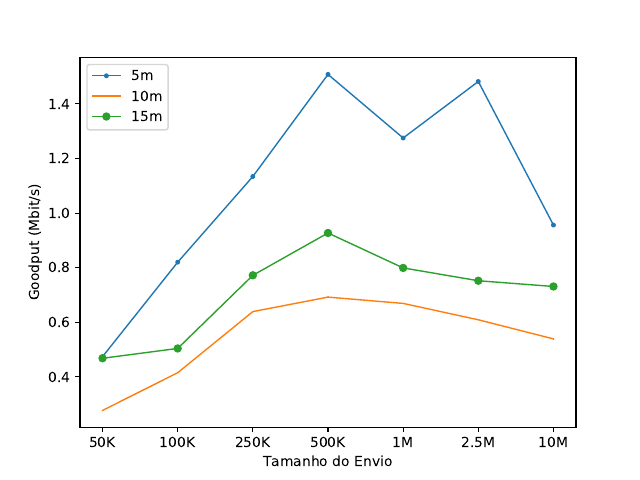

Here is the Python script that generated this plot:
import matplotlib.pyplot as plt
import numpy as np
#agora com pontos
#valores no eixo y
y5M_axis  = [0.474, 0.820, 1.134, 1.508, 1.275, 1.482, 0.956]
y10M_axis = [0.277, 0.415, 0.639, 0.692, 0.669, 0.609, 0.539]
y15M_axis = [0.468, 0.504, 0.772, 0.927, 0.799, 0.752, 0.731]
#no eixo x precisa variar de 0 a 3, pois tem 4 valores em y
x_axis = np.arange(len(y5M_axis))

#os parametros podem ser verificados no site do matplotlib
#pode incluir um parâmetro linestyle='dashed' pra ficar pontilhado
#o marker também pode ser outro ex: marker='x'
#pode usar quantas vezes for necessário se precisar incluir outros dados
plt.plot(x_axis, y5M_axis, marker='.', label='5m',
         linewidth=1, markersize=5)
plt.plot(x_axis, y10M_axis, marker=',', label='10m',
         linewidth=1, markersize=5)
plt.plot(x_axis, y15M_axis, marker='o', label='15m',
         linewidth=1, markersize=5)
#se tiver legendas (labels no plot), precisa ter esse comando aqui
plt.legend()

plt.xlabel('Tamanho do Envio')
#Se tiver acento ou caracteres especiais, precisa ter esse u antes da string
plt.ylabel(u'Goodput (Mbit/s)')
#substitui os labels por esses rótulos no eixo x
#se quiser usar os valores de 0 a n não precisa dessa linha
plt.xticks(x_axis, ['50K', '100K', '250K', '500K', '1M', '2.5M', '10M'])

#essa função apenas exibe o gráfico
#plt.show()
plt.savefig('goodputXtamanhoEnvio.pdf')
